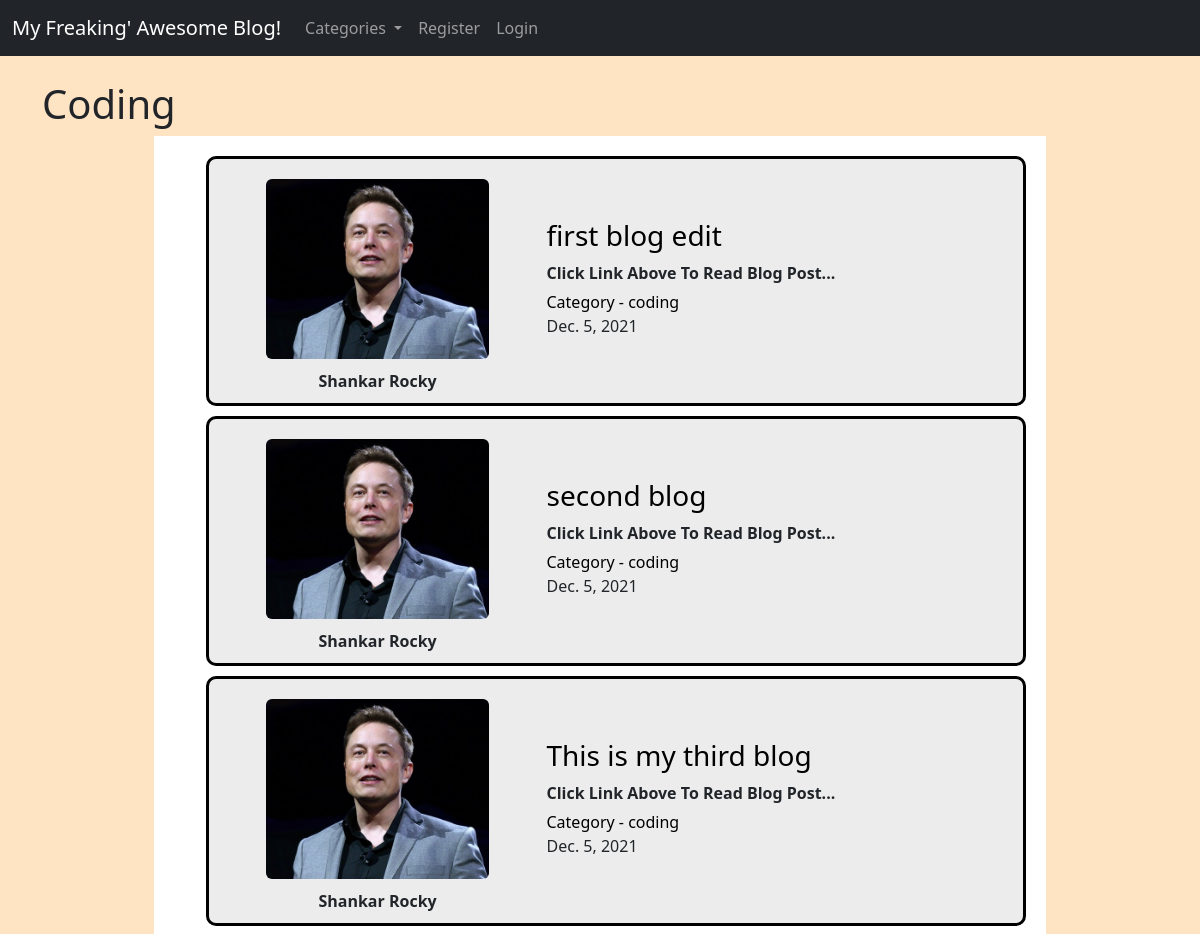
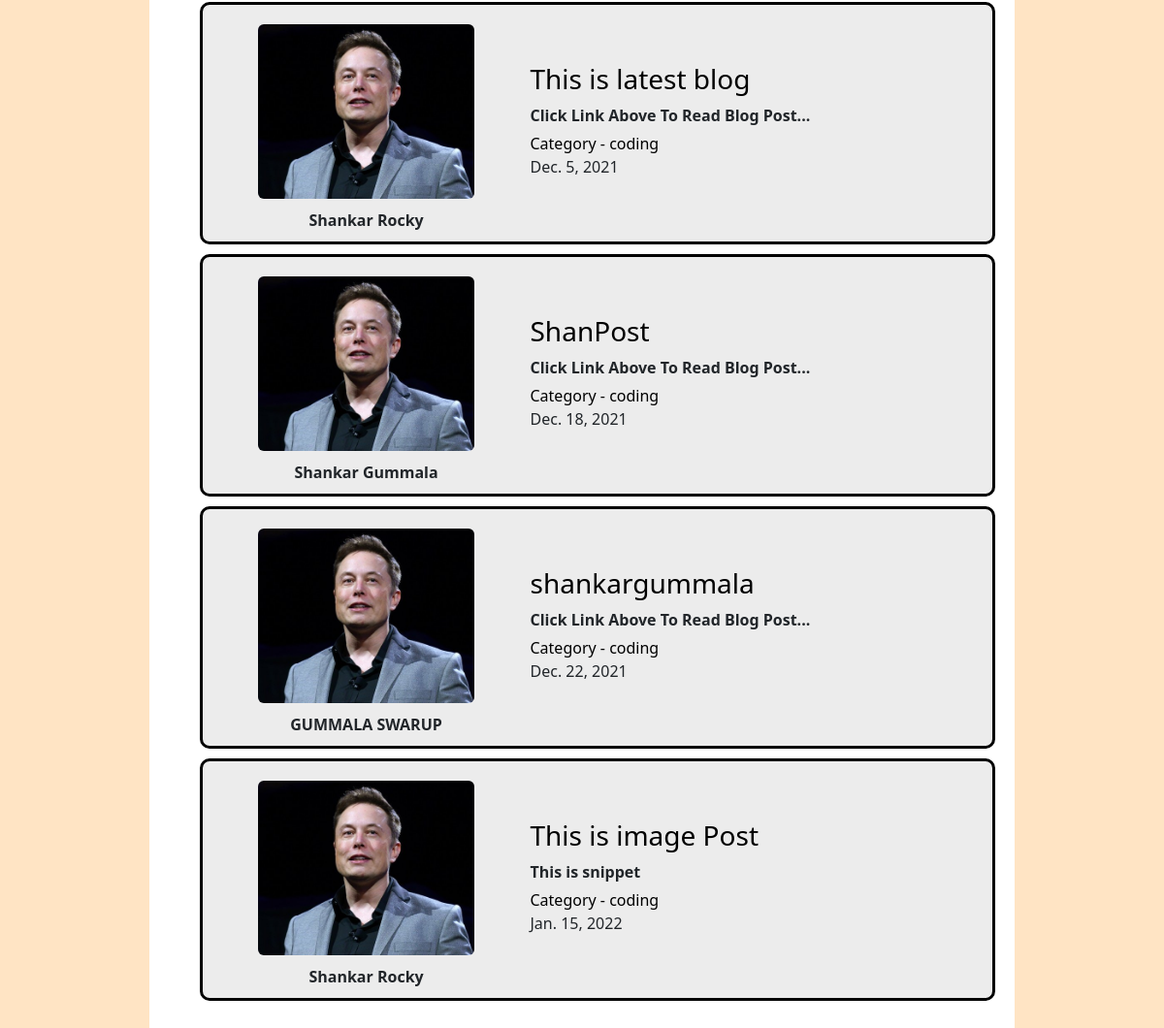
/category/coding/, run on the app's committed database (2 pictures, top to bottom).
### myblog/models.py (models this page shows, shortened)
class Post(models.Model):
    title = models.CharField(max_length=255)
    header_image = models.ImageField(null=True,blank=True,upload_to="images/")
    title_tag = models.CharField(max_length=255)
    author = models.ForeignKey(User,on_delete=models.CASCADE)
    body = RichTextField(blank=True,null=True)
    post_date = models.DateField(auto_now_add = True)
    category = models.CharField(max_length=255,default='coding')
    snippet = models.CharField(max_length=255)
    likes = models.ManyToManyField(User,related_name='blog_posts')

class Profile(models.Model):
    user = models.OneToOneField(User,null=True,on_delete=models.CASCADE)
    bio = models.TextField()
    profile_pic = models.ImageField(null=True,blank=True,upload_to="images/profile/")
    website_url = models.CharField(max_length=255,blank=True,null=True)
    facebook_url = models.CharField(max_length=255,blank=True,null=True)
    twitter_url = models.CharField(max_length=255,blank=True,null=True)
    instagram_url = models.CharField(max_length=255,blank=True,null=True)
    linkedin_url = models.CharField(max_length=255,blank=True,null=True)

### myblog/views.py (the view)
# urls.py: path('category/<str:cats>/',CategoryView,name='category'),
def CategoryView(request,cats):
    Category_posts = Post.objects.filter(category=cats.replace('-',' '))
    return render(request,'categories.html',{'cats':cats.title().replace('-',' '),'category_posts':Category_posts})

### myblog/templates/categories.html (shortened to what this page needs)
{% extends 'base.html' %}
{% block content %}
{% load static %}
<link rel="stylesheet" href="{% static 'home_styles.css'%}">
{% if category_posts %}
<div class="posts">
  <div class="posts-head">
    <h1>{{cats}}</h1>
  </div>
  <div class="post-container">
    <ul class="post-list">
      {% for post in category_posts %}
        <li class="post">
          <div class="imgBx">
            <div class="imgBox">
              {% if post.header_image %}
              <img src="{{post.author.profile.profile_pic.url}}"><br/><br/>
              {% else %}
              <img src="{% static 'myblog/images/elon.jpg' %}" alt="profile_pic">
              {% endif %}
            </div>
            <h7>
              {{post.author.first_name}}
              {{post.author.last_name}}
            </h7>
          </div>
          <div class="post-flex">
            <div class="post-title">
              <a href="{% url 'article-detail' post.pk %}">
                <h3> {{post.title}} </h3>
              </a>
            </div>
            <div class="post-snippet">
              {{ post.snippet }}
            </div>
            <div class="tag-det-con">
              <a href="{% url 'category' post.category|slugify %}" id="cat">
                  Category - {{post.category}}
              </a>
            </div>
            <div class="date">
              {{post.post_date}}
            </div>
          </div>
        </li>
      {% endfor %}
    </ul>
  </div>
</div>
{% else %}
  <h2>Sorry There are no posts in this category!!</h2>
{% endif %}
{% endblock %}

### myblog/static/home_styles.css (style rules this page uses)
body { background-color: bisque; }
.post-container { margin: auto; width: 80%; background-color: white; padding: 20px; }
.post { position:relative; background: rgb(236,236,236); height:250px; display:flex; align-items: center; border-radius: 10px; padding:10px; gap:10px; border:3px solid #000; margin-bottom: 10px; }
.post .imgBx { position:relative; width:40%; height:100%; overflow:hidden; border-radius: 6px; display: flex; flex-direction: column; justify-content: center; align-items: center; }
.post .imgBx .imgBox { position:relative; width:70%; height:90%; overflow:hidden; border-radius: 6px; margin:10px; }
.post .imgBx img { position: absolute; top:0; left:0; width:100%; height:100%; object-fit: cover; }
h7 { font-weight: 600; }
.post-flex { display: flex; flex-direction: column; justify-content: center; }
.post-snippet { margin-bottom: 5px; font-weight: 600; }
a { color: black; text-decoration: none; }
.date { margin-bottom: 5px; }

### data on the page
Post: author.first_name "Shankar", author.last_name "Rocky", title "first blog edit", snippet "Click Link Above To Read Blog Post...", category "coding", post_date "Dec. 5, 2021"
Post: author.first_name "Shankar", author.last_name "Rocky", title "second blog", snippet "Click Link Above To Read Blog Post...", category "coding", post_date "Dec. 5, 2021"
Post: author.first_name "Shankar", author.last_name "Rocky", title "This is my third blog", snippet "Click Link Above To Read Blog Post...", category "coding", post_date "Dec. 5, 2021"
Post: author.first_name "Shankar", author.last_name "Rocky", title "This is latest blog", snippet "Click Link Above To Read Blog Post...", category "coding", post_date "Dec. 5, 2021"
Post: author.first_name "Shankar", author.last_name "Gummala", title "ShanPost", snippet "Click Link Above To Read Blog Post...", category "coding", post_date "Dec. 18, 2021"
Post: author.first_name "GUMMALA", author.last_name "SWARUP", title "shankargummala", snippet "Click Link Above To Read Blog Post...", category "coding", post_date "Dec. 22, 2021"
Post: author.profile.profile_pic (picture), author.first_name "Shankar", author.last_name "Rocky", title "This is image Post", snippet "This is snippet", category "coding", post_date "Jan. 15, 2022"

### other printed values
{{ cats }} "Coding"
